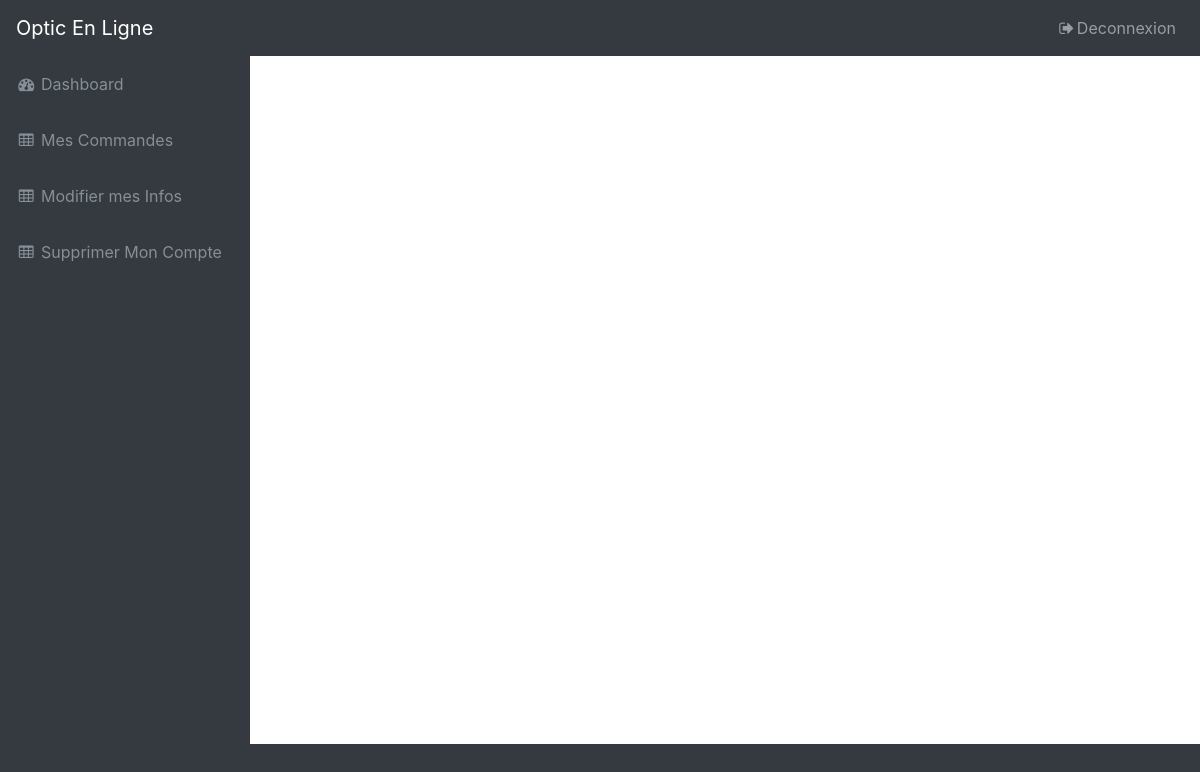
Before: /index.php?p=commandeUser (signed in) with the older database file.
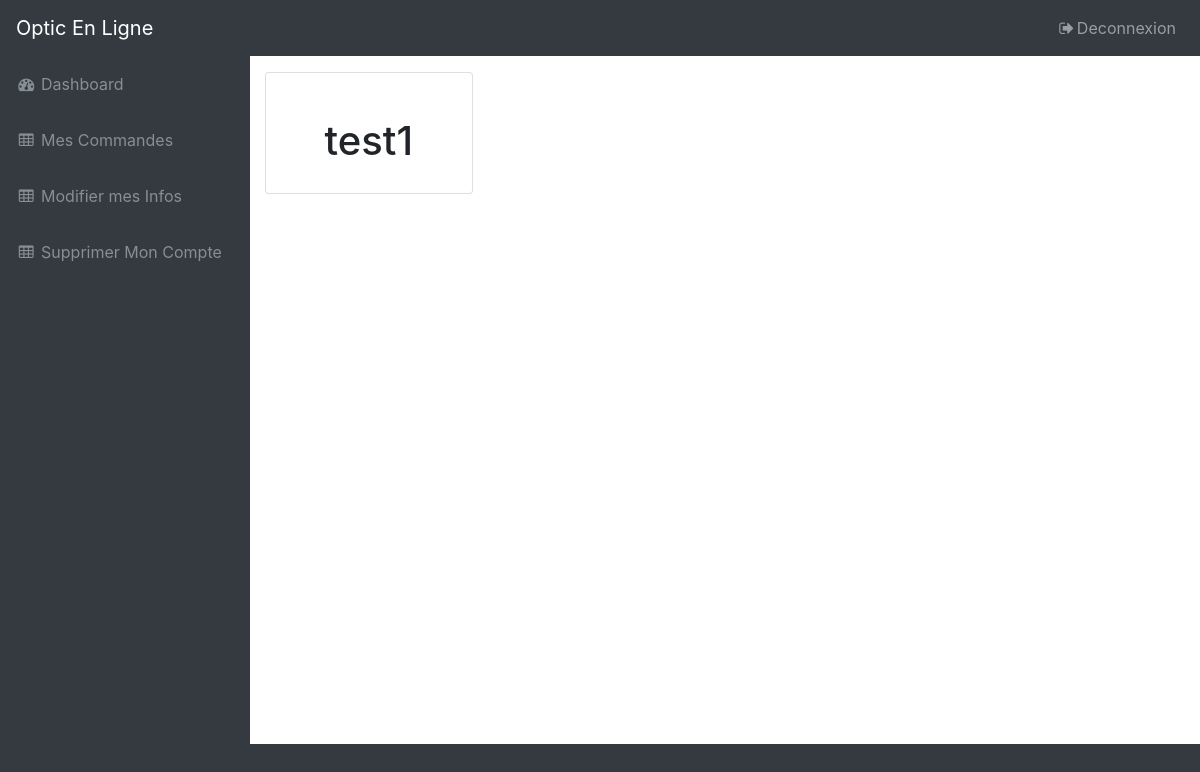
After: the same page with the newer database file.
### tables this page shows
CREATE TABLE `commandes` (
  `id` int(11) NOT NULL,
  `ref` varchar(255) NOT NULL,
  `user_id` int(11) NOT NULL,
  `glasses_id` int(11) NOT NULL
);

### Controllers/afficherCommandeController.php (called while the page is built, shortened)
<?php
require_once('Models/CommandeSQL.php');
$afficher = new CommandeSQL();
$afficherCommandeUser = $afficher->afficherCommande($_SESSION['id']);
if (!empty($_SESSION)) {
    $afficher->afficherCommande($_SESSION['id']);
}
require_once('Views/commandeUser.php');

### Models/CommandeSQL.php (called while the page is built)
<?php
class CommandeSQL
{
    public function afficherCommande($id)
    {
        global $bdd;
        $afficher = $bdd->prepare("SELECT * from commandes where user_id=:user_id");
        $afficher->bindParam(":user_id", $id, PDO::PARAM_STR);
        $afficher->execute();
        $afficherCommande = $afficher->fetchAll();
        return $afficherCommande;
    }
}

### Views/commandeUser.php (the view, shortened to what this page needs)
<?php require_once('Views/LayoutMonCompte.php'); ?>
<body class="fixed-nav sticky-footer bg-dark" id="page-top">
<div class="content-wrapper">
    <div class="container-fluid">
        <div class="row">
            <div class="col-xl-3 col-sm-6 mb-3">
                <?php for ($i = 0; $i < count($afficherCommandeUser); $i++) { ?>
                    <div class="local" id="local">
                        <div class="col-xs-2 col-xs-offset-1 table-caption">
                            <div class="card h-100">
                                <a href="#"><img class="card-img-top" src="<?= $afficherCommandeUser[$i]['photo'] ?>"
                                                 alt=""></a>
                                <div class="card-body">
                                    <h1><?= $afficherCommandeUser[$i]['ref'] ?></h1>
                                </div>
                            </div>
                        </div>
                    </div>
                <?php } ?>
            </div>
        </div>
    </div>
</div>
</body>
</html>

Changed rows visible on the page:
added commandes: ref "test1"
